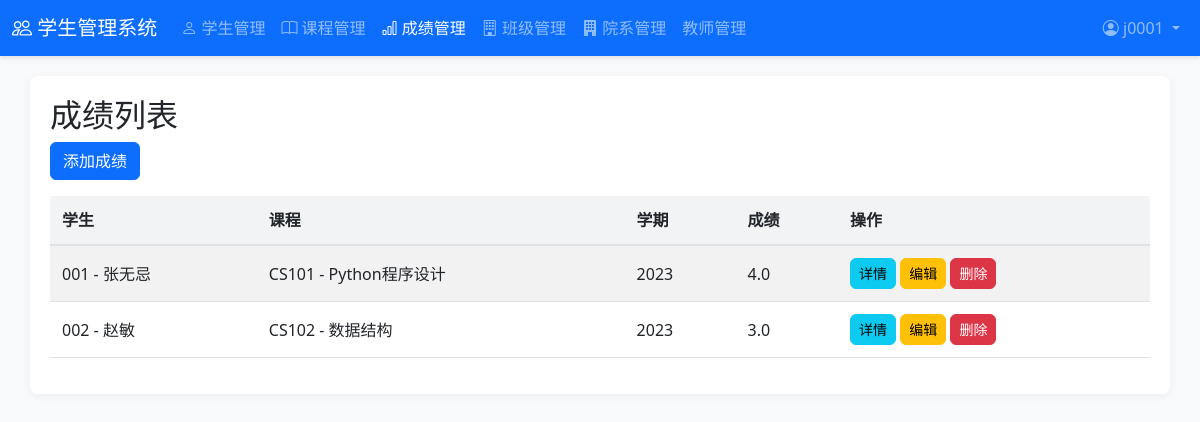
The app's page /scores/ (signed in) with its own data.
### students/models.py (models this page shows, shortened)
class Score(models.Model):
    student = models.ForeignKey(Student, on_delete=models.CASCADE, verbose_name='学生')
    course = models.ForeignKey(Course, on_delete=models.CASCADE, verbose_name='课程')
    semester = models.CharField(max_length=20, verbose_name='学期')
    score = models.FloatField(verbose_name='成绩')
    created_at = models.DateTimeField(auto_now_add=True, verbose_name='创建时间')
    updated_at = models.DateTimeField(auto_now=True, verbose_name='更新时间')
    class Meta:
        verbose_name = '成绩'
        verbose_name_plural = '成绩'
        unique_together = ('student', 'course', 'semester')

class Student(models.Model):
    user = models.OneToOneField(User, on_delete=models.CASCADE, null=True, blank=True, verbose_name='关联用户')
    student_id = models.CharField(max_length=20, unique=True, verbose_name='学号')
    name = models.CharField(max_length=50, verbose_name='姓名')
    gender = models.CharField(max_length=10, choices=[('male', '男'), ('female', '女')], verbose_name='性别')
    birth_date = models.DateField(verbose_name='出生日期')
    phone = models.CharField(max_length=15, blank=True, verbose_name='联系电话')
    email = models.EmailField(blank=True, verbose_name='电子邮箱')
    address = models.TextField(blank=True, verbose_name='家庭住址')
    class_info = models.ForeignKey(Class, on_delete=models.CASCADE, verbose_name='所属班级')
    admission_date = models.DateField(verbose_name='入学日期')
    status = models.CharField(max_length=20, choices=[('enrolled', '在读'), ('graduated', '已毕业'), ('dropped', '已退学')], default='enrolled', verbose_name='学生状态')
    created_at = models.DateTimeField(auto_now_add=True, verbose_name='创建时间')
    updated_at = models.DateTimeField(auto_now=True, verbose_name='更新时间')
    def __str__(self):
        return f'{self.student_id} - {self.name}'
    class Meta:
        verbose_name = '学生'
        verbose_name_plural = '学生'

class Course(models.Model):
    name = models.CharField(max_length=100, verbose_name='课程名称')
    code = models.CharField(max_length=20, unique=True, verbose_name='课程代码')
    department = models.ForeignKey(Department, on_delete=models.CASCADE, verbose_name='所属院系')
    credit = models.FloatField(verbose_name='学分')
    description = models.TextField(blank=True, verbose_name='课程描述')
    created_at = models.DateTimeField(auto_now_add=True, verbose_name='创建时间')
    updated_at = models.DateTimeField(auto_now=True, verbose_name='更新时间')
    def __str__(self):
        return f'{self.code} - {self.name}'
    class Meta:
        verbose_name = '课程'
        verbose_name_plural = '课程'

### students/views.py (the view)
# urls.py: path('scores/', views.score_list, name='score_list'),
@login_required
@user_passes_test(is_admin_or_teacher)
def score_list(request):
    scores = Score.objects.select_related('student', 'student__class_info', 'course').all()
    return render(request, 'students/score_list.html', {'scores': scores})

### students/views.py (called while the page is built)
def is_admin_or_teacher(user):
    return user.is_superuser or hasattr(user, 'teacher')

### students/templates/students/score_list.html
{% extends 'students/base.html' %}
{% block content %}
    <h2>成绩列表</h2>
    <a href="{% url 'score_create' %}" class="btn btn-primary mb-3">添加成绩</a>
    <table class="table table-striped">
        <thead>
            <tr>
                <th>学生</th>
                <th>课程</th>
                <th>学期</th>
                <th>成绩</th>
                <th>操作</th>
            </tr>
        </thead>
        <tbody>
            {% for score in scores %}
            <tr>
                <td>{{ score.student }}</td>
                <td>{{ score.course }}</td>
                <td>{{ score.semester }}</td>
                <td>{{ score.score }}</td>
                <td>
                    <a href="{% url 'score_detail' score.pk %}" class="btn btn-info btn-sm">详情</a>
                    <a href="{% url 'score_update' score.pk %}" class="btn btn-warning btn-sm">编辑</a>
                    <a href="{% url 'score_delete' score.pk %}" class="btn btn-danger btn-sm">删除</a>
                </td>
            </tr>
            {% empty %}
            <tr>
                <td colspan="5" class="text-center">暂无成绩信息</td>
            </tr>
            {% endfor %}
        </tbody>
    </table>
{% endblock %}

### students/templates/students/base.html (shortened to what this page needs)
<!DOCTYPE html>
<html lang="zh-CN">
<head>
    <link rel="stylesheet" href="https://cdn.jsdelivr.net/npm/bootstrap@5.3.0/dist/css/bootstrap.min.css">
</head>
<body>
    <nav class="navbar navbar-expand-lg navbar-dark bg-primary">
        <div class="container-fluid">
            <a class="navbar-brand" href="{% url 'home' %}">
                <i class="bi bi-people"></i> 学生管理系统
            </a>
            <div class="collapse navbar-collapse" id="navbarNav">
                <ul class="navbar-nav me-auto mb-2 mb-lg-0">
                    {% if user.is_superuser or user.teacher %}
                        <li class="nav-item">
                            <a class="nav-link {% if request.resolver_match.url_name == 'student_list' %}active{% endif %}" href="{% url 'student_list' %}">
                                <i class="bi bi-person"></i> 学生管理
                            </a>
                        </li>
                        <li class="nav-item">
                            <a class="nav-link {% if request.resolver_match.url_name == 'course_list' %}active{% endif %}" href="{% url 'course_list' %}">
                                <i class="bi bi-book"></i> 课程管理
                            </a>
                        </li>
                        <li class="nav-item">
                            <a class="nav-link {% if request.resolver_match.url_name == 'score_list' %}active{% endif %}" href="{% url 'score_list' %}">
                                <i class="bi bi-bar-chart"></i> 成绩管理
                            </a>
                        </li>
                        <li class="nav-item">
                            <a class="nav-link {% if request.resolver_match.url_name == 'class_list' %}active{% endif %}" href="{% url 'class_list' %}">
                                <i class="bi bi-building"></i> 班级管理
                            </a>
                        </li>
                        <li class="nav-item">
                            <a class="nav-link {% if request.resolver_match.url_name == 'department_list' %}active{% endif %}" href="{% url 'department_list' %}">
                                <i class="bi bi-building-fill"></i> 院系管理
                            </a>
                        </li>
                        <li class="nav-item">
                            <a class="nav-link {% if request.resolver_match.url_name == 'teacher_list' %}active{% endif %}" href="{% url 'teacher_list' %}">
                                 教师管理
                            </a>
                        </li>
                    {% endif %}
                </ul>
                <ul class="navbar-nav">
                    {% if user.is_authenticated %}
                        <li class="nav-item dropdown">
                            <a class="nav-link dropdown-toggle" href="#" role="button" data-bs-toggle="dropdown" aria-expanded="false">
                                <i class="bi bi-person-circle"></i> {{ user.username }}
                            </a>
                        </li>
                    {% else %}
                        <li class="nav-item">
                            <a class="nav-link" href="{% url 'login' %}">
                                <i class="bi bi-box-arrow-in-right"></i> 登录
                            </a>
                        </li>
                    {% endif %}
                </ul>
            </div>
        </div>
    </nav>
    <div class="container">
        {% block content %}
        {% endblock %}
    </div>
    <link rel="stylesheet" href="https://cdn.jsdelivr.net/npm/bootstrap-icons@1.10.5/font/bootstrap-icons.css">
</body>
</html>

### students/templates/students/base.html (style rules this page uses)
body { background-color: #f8f9fa; }
.navbar { box-shadow: 0 2px 4px rgba(0, 0, 0, 0.1); }
.container { background-color: white; border-radius: 8px; box-shadow: 0 2px 10px rgba(0, 0, 0, 0.05); padding: 20px; margin-top: 20px; margin-bottom: 20px; }
.table { border-collapse: separate; border-spacing: 0; }
.table th { background-color: #f1f3f5; border-bottom: 2px solid #dee2e6; }
.table td, .table th { padding: 12px; vertical-align: middle; }
.btn { border-radius: 6px; font-weight: 500; transition: all 0.2s; }

### records on screen
Score: student "001 - 张无忌", course "CS101 - Python程序设计", semester "2023", score "4.0"
Score: student "002 - 赵敏", course "CS102 - 数据结构", semester "2023", score "3.0"

### other values on screen
{{ user.username }} "j0001"
